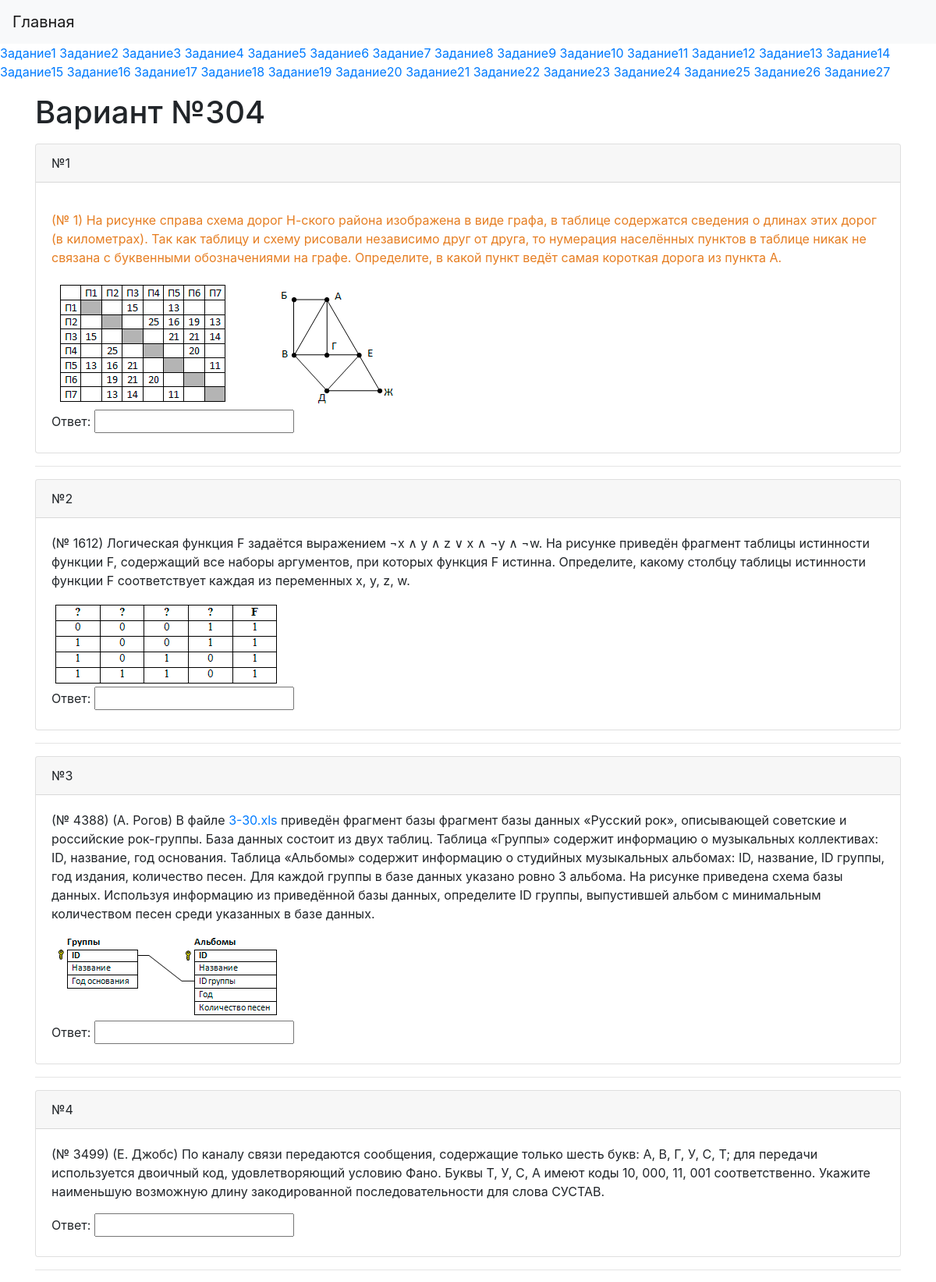
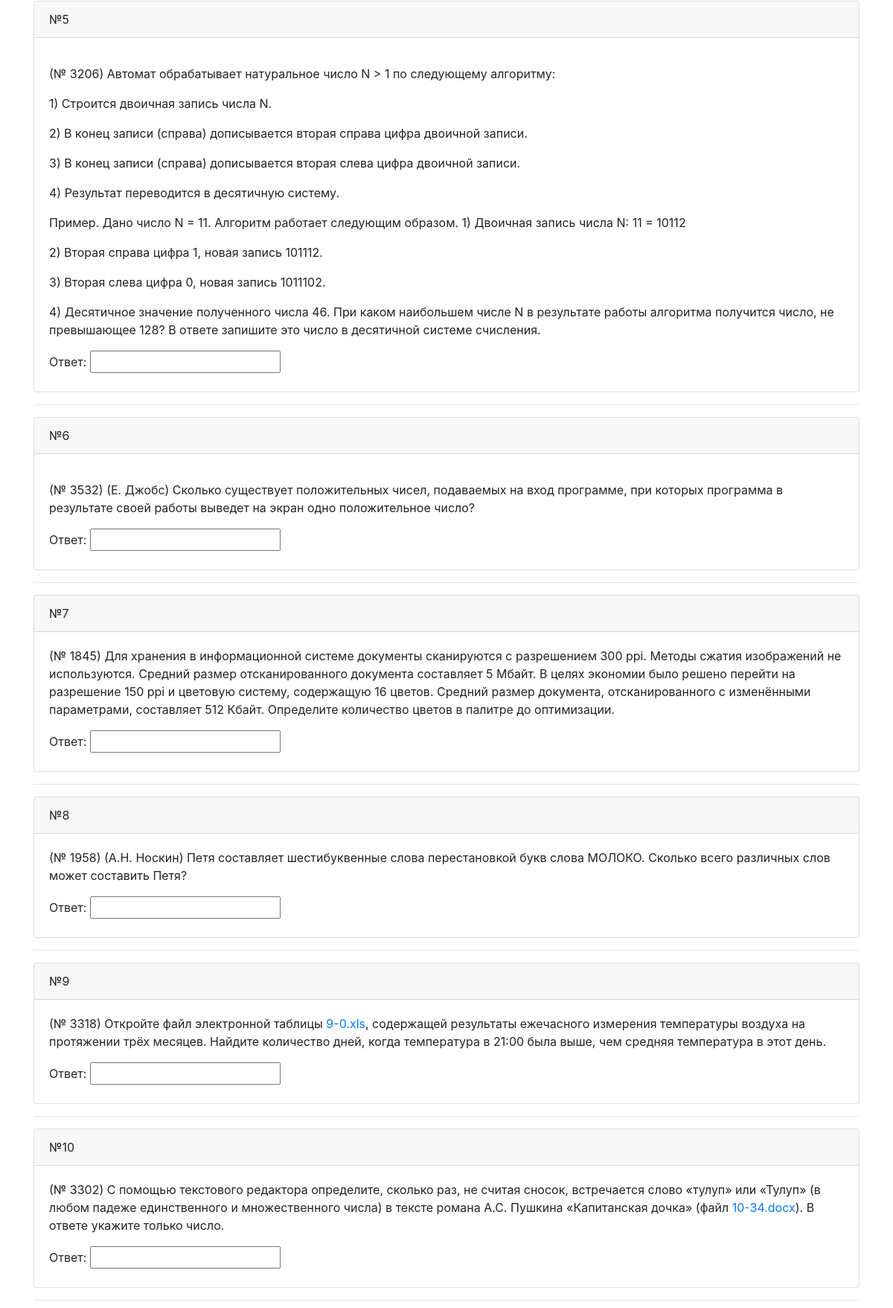
/gen/304/ (upper part), run on the app's committed database (2 pictures, top to bottom).
### generator/models.py (models this page shows, shortened)
class Variant(models.Model):
    title = models.CharField(max_length=100, blank=True)
    task1 = models.ForeignKey(Task1, on_delete=models.PROTECT)
    task2 = models.ForeignKey(Task2, on_delete=models.PROTECT)
    task3 = models.ForeignKey(Task3, on_delete=models.PROTECT)
    task4 = models.ForeignKey(Task4, on_delete=models.PROTECT)
    task5 = models.ForeignKey(Task5, on_delete=models.PROTECT)
    task6 = models.ForeignKey(Task6, on_delete=models.PROTECT)
    task7 = models.ForeignKey(Task7, on_delete=models.PROTECT)
    task8 = models.ForeignKey(Task8, on_delete=models.PROTECT)
    task9 = models.ForeignKey(Task9, on_delete=models.PROTECT)
    task10 = models.ForeignKey(Task10, on_delete=models.PROTECT)
    task11 = models.ForeignKey(Task11, on_delete=models.PROTECT)
    task12 = models.ForeignKey(Task12, on_delete=models.PROTECT)
    task13 = models.ForeignKey(Task13, on_delete=models.PROTECT)
    task14 = models.ForeignKey(Task14, on_delete=models.PROTECT)
    task15 = models.ForeignKey(Task15, on_delete=models.PROTECT)
    task16 = models.ForeignKey(Task16, on_delete=models.PROTECT)
    task17 = models.ForeignKey(Task17, on_delete=models.PROTECT)
    task18 = models.ForeignKey(Task18, on_delete=models.PROTECT)
    task19 = models.ForeignKey(Task19, on_delete=models.PROTECT)
    task20 = models.ForeignKey(Task20, on_delete=models.PROTECT)
    task21 = models.ForeignKey(Task21, on_delete=models.PROTECT)
    task22 = models.ForeignKey(Task22, on_delete=models.PROTECT)
    task23 = models.ForeignKey(Task23, on_delete=models.PROTECT)
    task24 = models.ForeignKey(Task24, on_delete=models.PROTECT)
    task25 = models.ForeignKey(Task25, on_delete=models.PROTECT)
    task26 = models.ForeignKey(Task26, on_delete=models.PROTECT)
    task27 = models.ForeignKey(Task27, on_delete=models.PROTECT)
    class Meta:
        verbose_name = 'Вариант'
        verbose_name_plural = 'Варианты'

class Task1(models.Model):
    title = models.CharField(max_length=100, default='Задание 1', blank=True)
    content = models.TextField(blank=True, verbose_name='Задание')
    photo = models.ImageField(upload_to='photos/%Y/%m/%d', blank=True, verbose_name='Фото к заданию')
    answer = models.TextField(verbose_name='Ответ', blank=True)
    file = models.FileField(upload_to='files/%Y/%m/%d', blank=True, verbose_name='Файл к заданию')
    def __str__(self):
        return self.content
    class Meta:
        verbose_name = 'Задание 1'
        verbose_name_plural = 'Задание 1'

class Task2(models.Model):
    title = models.CharField(max_length=100, default='Задание 2', blank=True)
    content = models.TextField(blank=True, verbose_name='Задание')
    photo = models.ImageField(upload_to='photos/%Y/%m/%d', blank=True, verbose_name='Фото к заданию')
    answer = models.TextField(verbose_name='Ответ', blank=True)
    file = models.FileField(upload_to='files/%Y/%m/%d', blank=True, verbose_name='Файл к заданию')
    def __str__(self):
        return self.content
    class Meta:
        verbose_name = 'Задание 2'
        verbose_name_plural = 'Задание 2'

class Task3(models.Model):
    title = models.CharField(max_length=100, default='Задание 2', blank=True)
    content = models.TextField(blank=True, verbose_name='Задание')
    photo = models.ImageField(upload_to='photos/%Y/%m/%d', blank=True, verbose_name='Фото к заданию')
    answer = models.TextField(verbose_name='Ответ', blank=True)
    file = models.FileField(upload_to='files/%Y/%m/%d', blank=True, verbose_name='Файл к заданию')
    def __str__(self):
        return self.content
    class Meta:
        verbose_name = 'Задание 3'
        verbose_name_plural = 'Задания 3'

class Task4(models.Model):
    title = models.CharField(max_length=100, default='Задание 2', blank=True)
    content = models.TextField(blank=True, verbose_name='Задание')
    photo = models.ImageField(upload_to='photos/%Y/%m/%d', blank=True, verbose_name='Фото к заданию')
    answer = models.TextField(verbose_name='Ответ', blank=True)
    file = models.FileField(upload_to='files/%Y/%m/%d', blank=True, verbose_name='Файл к заданию')
    def __str__(self):
        return self.content
    class Meta:
        verbose_name = 'Задание 4'
        verbose_name_plural = 'Задания 4'

class Task5(models.Model):
    title = models.CharField(max_length=100, default='Задание 2', blank=True)
    content = models.TextField(blank=True, verbose_name='Задание')
    photo = models.ImageField(upload_to='photos/%Y/%m/%d', blank=True, verbose_name='Фото к заданию')
    answer = models.TextField(verbose_name='Ответ', blank=True)
    file = models.FileField(upload_to='files/%Y/%m/%d', blank=True, verbose_name='Файл к заданию')
    def __str__(self):
        return self.content
    class Meta:
        verbose_name = 'Задание 5'
        verbose_name_plural = 'Задания 5'

class Task6(models.Model):
    title = models.CharField(max_length=100, default='Задание 2', blank=True)
    content = models.TextField(blank=True, verbose_name='Задание')
    photo = models.ImageField(upload_to='photos/%Y/%m/%d', blank=True, verbose_name='Фото к заданию')
    answer = models.TextField(verbose_name='Ответ', blank=True)
    file = models.FileField(upload_to='files/%Y/%m/%d', blank=True, verbose_name='Файл к заданию')
    def __str__(self):
        return self.content
    class Meta:
        verbose_name = 'Задание 6'
        verbose_name_plural = 'Задания 6'

class Task7(models.Model):
    title = models.CharField(max_length=100, default='Задание 2', blank=True)
    content = models.TextField(blank=True, verbose_name='Задание')
    photo = models.ImageField(upload_to='photos/%Y/%m/%d', blank=True, verbose_name='Фото к заданию')
    answer = models.TextField(verbose_name='Ответ', blank=True)
    file = models.FileField(upload_to='files/%Y/%m/%d', blank=True, verbose_name='Файл к заданию')
    def __str__(self):
        return self.content
    class Meta:
        verbose_name = 'Задание 7'
        verbose_name_plural = 'Задания 7'

class Task8(models.Model):
    title = models.CharField(max_length=100, default='Задание 2', blank=True)
    content = models.TextField(blank=True, verbose_name='Задание')
    photo = models.ImageField(upload_to='photos/%Y/%m/%d', blank=True, verbose_name='Фото к заданию')
    answer = models.TextField(verbose_name='Ответ', blank=True)
    file = models.FileField(upload_to='files/%Y/%m/%d', blank=True, verbose_name='Файл к заданию')
    def __str__(self):
        return self.content
    class Meta:
        verbose_name = 'Задание 8'
        verbose_name_plural = 'Задания 8'

class Task9(models.Model):
    title = models.CharField(max_length=100, default='Задание 2', blank=True)
    content = models.TextField(blank=True, verbose_name='Задание')
    photo = models.ImageField(upload_to='photos/%Y/%m/%d', blank=True, verbose_name='Фото к заданию')
    answer = models.TextField(verbose_name='Ответ', blank=True)
    file = models.FileField(upload_to='files/%Y/%m/%d', blank=True, verbose_name='Файл к заданию')
    def __str__(self):
        return self.content
    class Meta:
        verbose_name = 'Задание 9'
        verbose_name_plural = 'Задания 9'

class Task10(models.Model):
    title = models.CharField(max_length=100, default='Задание 2', blank=True)
    content = models.TextField(blank=True, verbose_name='Задание')
    photo = models.ImageField(upload_to='photos/%Y/%m/%d', blank=True, verbose_name='Фото к заданию')
    answer = models.TextField(verbose_name='Ответ', blank=True)
    file = models.FileField(upload_to='files/%Y/%m/%d', blank=True, verbose_name='Файл к заданию')
    def __str__(self):
        return self.content
    class Meta:
        verbose_name = 'Задание 10'
        verbose_name_plural = 'Задания 10'

### generator/views.py (the view)
# urls.py: path('gen/<int:pk>/', ready_var, name='ready_var'),
def ready_var(request, pk):
    variant = Variant.objects.get(pk=pk)
    if request.method == 'POST':
        form = AnswerForm(request.POST)
        if form.is_valid():
            answers = form.cleaned_data
            for key in answers:
                if answers[key] == '':
                    answers[key] = 'None'
            context = {'variant': variant, 'answers': answers}
            if request.user.is_authenticated:
                return render(request, 'generator/answer.html', context)
            else:
                return redirect('/admin/')
    else:
        form = AnswerForm()
    context = {'variant': variant, 'form': form}
    return render(request, 'generator/ready_var.html', context)

### generator/models.py (called while the page is built)
    def __str__(self):
        return self.content

    def __str__(self):
        return self.content

    def __str__(self):
        return self.content

    def __str__(self):
        return self.content

    def __str__(self):
        return self.content

    def __str__(self):
        return self.content

    def __str__(self):
        return self.content

    def __str__(self):
        return self.content

    def __str__(self):
        return self.content

    def __str__(self):
        return self.content

    def __str__(self):
        return self.content

    def __str__(self):
        return self.content

    def __str__(self):
        return self.content

    def __str__(self):
        return self.content

    def __str__(self):
        return self.content

    def __str__(self):
        return self.content

    def __str__(self):
        return self.content

### generator/templates/generator/ready_var.html
{% extends 'base.html' %}
{% block content %}
{% include 'inc/_variant.html' %}
{% endblock %}

### templates/inc/_variant.html (shortened to what this page needs)
<h1><p>Вариант №{{ variant.pk }}</p></h1>
<form method="post">
    <div class="card">
        <div class="card-header">
            №1
        </div>
        <div class="card-body">
            <p>{{ variant.task1|safe }}</p>
            <div class="media">
                {% if variant.task1.photo %}
                <img src="{{ variant.task1.photo.url }}" alt="" class="float-left mr-3">
                {% endif %}
            </div>
            <label for="{{ form.answer1.is_for_label }}">Ответ:</label>
            {{ form.answer1 }}
        </div>
    </div>
    <hr>
    <div class="card">
        <div class="card-header">
            №2
        </div>
        <div class="card-body">
            <p>{{ variant.task2|safe }}</p>
            <div class="media">
                {% if variant.task2.photo %}
                <img src="{{ variant.task2.photo.url }}" alt="" class="float-left mr-3">
                {% endif %}
            </div>
            <label for="{{ form.answer2.is_for_label }}">Ответ:</label>
            {{ form.answer2 }}
        </div>
    </div>
    <hr>
    <div class="card">
        <div class="card-header">
            №3
        </div>
        <div class="card-body">
            <p>{{ variant.task3|safe }}</p>
            <div class="media">
                {% if variant.task3.photo %}
                <img src="{{ variant.task3.photo.url }}" alt="" class="float-left mr-3">
                {% endif %}
            </div>
            <label for="{{ form.answer3.is_for_label }}">Ответ:</label>
            {{ form.answer3 }}
        </div>
    </div>
    <hr>
    <div class="card">
        <div class="card-header">
            №4
        </div>
        <div class="card-body">
            <p>{{ variant.task4|safe }}</p>
            <label for="{{ form.answer4.is_for_label }}">Ответ:</label>
            {{ form.answer4 }}
        </div>
    </div>
    <hr>
    <div class="card">
        <div class="card-header">
            №5
        </div>
        <div class="card-body">
            <p>{{ variant.task5|safe }}</p>
            <label for="{{ form.answer5.is_for_label }}">Ответ:</label>
            {{ form.answer5 }}
        </div>
    </div>
    <hr>
    <div class="card">
        <div class="card-header">
            №6
        </div>
        <div class="card-body">
            <p>{{ variant.task6|safe }}</p>
            <label for="{{ form.answer6.is_for_label }}">Ответ:</label>
            {{ form.answer6 }}
        </div>
    </div>
    <hr>
    <div class="card">
        <div class="card-header">
            №7
        </div>
        <div class="card-body">
            <p>{{ variant.task7|safe }}</p>
            <label for="{{ form.answer7.is_for_label }}">Ответ:</label>
            {{ form.answer7 }}
        </div>
    </div>
    <hr>
    <div class="card">
        <div class="card-header">
            №8
        </div>
        <div class="card-body">
            <p>{{ variant.task8|safe }}</p>
            <label for="{{ form.answer8.is_for_label }}">Ответ:</label>
            {{ form.answer8 }}
        </div>
    </div>
    <hr>
    <div class="card">
        <div class="card-header">
            №9
        </div>
        <div class="card-body">
            <p>{{ variant.task9|safe }}</p>
            <label for="{{ form.answer9.is_for_label }}">Ответ:</label>
            {{ form.answer9 }}
        </div>
    </div>
    <hr>
    <div class="card">
        <div class="card-header">
            №10
        </div>
        <div class="card-body">
            <p>{{ variant.task10|safe }}</p>
            <label for="{{ form.answer10.is_for_label }}">Ответ:</label>
            {{ form.answer10 }}
        </div>
    </div>
    <hr>
    <br>
</form>

### data on the page
Variant: pk "304", task1 "(№ 1) На рисунке справа схема дорог Н-ского района изображена в виде графа, в таблице содержатся сведения о длинах этих дорог (в километрах). Так как таблицу и схему рисовали независимо друг от друга, то нумерация населённых пунктов в таблице никак не связана с буквенными обозначениями на графе. Определите, в какой пункт ведёт самая короткая дорога из пункта А.", task1.photo (picture), task2 "(№ 1612) Логическая функция F задаётся выражением ¬x ∧ y ∧ z ∨ x ∧ ¬y ∧ ¬w. На рисунке приведён фрагмент таблицы истинности функции F, содержащий все наборы аргументов, при которых функция F истинна. Определите, какому столбцу таблицы истинности функции F соответствует каждая из переменных x, y, z, w.", task2.photo (picture), task3 "(№ 4388) (А. Рогов) В файле 3-30.xls приведён фрагмент базы фрагмент базы данных «Русский рок», описывающей советские и российские рок-группы. База данных состоит из двух таблиц. Таблица «Группы» содержит информацию о музыкальных коллективах: ID, название, год основания. Таблица «Альбомы» содержит информацию о студийных музыкальных альбомах: ID, название, ID группы, год издания, количество песен. Для каждой группы в базе данных указано ровно 3 альбома. На рисунке приведена схема базы данных. Используя информацию из приведённой базы данных, определите ID группы, выпустившей альбом с минимальным количеством песен среди указанных в базе данных.", task3.photo (picture), task4 "(№ 3499) (Е. Джобс) По каналу связи передаются сообщения, содержащие только шесть букв: А, В, Г, У, С, Т; для передачи используется двоичный код, удовлетворяющий условию Фано. Буквы Т, У, С, А имеют коды 10, 000, 11, 001 соответственно. Укажите наименьшую возможную длину закодированной последовательности для слова СУСТАВ.", task5 "(№ 3206) Автомат обрабатывает натуральное число N > 1 по следующему алгоритму: 1) Строится двоичная запись числа N. 2) В конец записи (справа) дописывается вторая справа цифра двоичной записи. 3) В конец записи (справа) дописывается вторая слева цифра двоичной записи. 4) Результат переводится в десятичную систему. Пример. Дано число N = 11. Алгоритм работает следующим образом. 1) Двоичная запись числа N: 11 = 10112 2) Вторая справа цифра 1, новая запись 101112. 3) Вторая слева цифра 0, новая запись 1011102. 4) Десятичное значение полученного числа 46. При каком наибольшем числе N в результате работы алгоритма получится число, не превышающее 128? В ответе запишите это число в десятичной…", task6 "(№ 3532) (Е. Джобс) Сколько существует положительных чисел, подаваемых на вход программе, при которых программа в результате своей работы выведет на экран одно положительное число?", task7 "(№ 1845) Для хранения в информационной системе документы сканируются с разрешением 300 ppi. Методы сжатия изображений не используются. Средний размер отсканированного документа составляет 5 Мбайт. В целях экономии было решено перейти на разрешение 150 ppi и цветовую систему, содержащую 16 цветов. Средний размер документа, отсканированного с изменёнными параметрами, составляет 512 Кбайт. Определите количество цветов в палитре до оптимизации.", task8 "(№ 1958) (А.Н. Носкин) Петя составляет шестибуквенные слова перестановкой букв слова МОЛОКО. Сколько всего различных слов может составить Петя?", task9 "(№ 3318) Откройте файл электронной таблицы 9-0.xls , содержащей результаты ежечасного измерения температуры воздуха на протяжении трёх месяцев. Найдите количество дней, когда температура в 21:00 была выше, чем средняя температура в этот день.", task10 "(№ 3302) С помощью текстового редактора определите, сколько раз, не считая сносок, встречается слово «тулуп» или «Тулуп» (в любом падеже единственного и множественного числа) в тексте романа А.С. Пушкина «Капитанская дочка» (файл 10-34.docx ). В ответе укажите только число."
